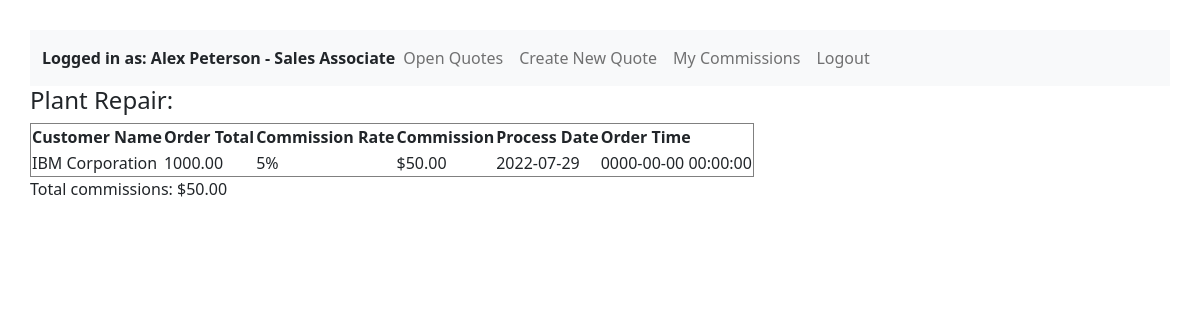
/html/myCommissions.php (signed in), run on the app's committed database.
### tables this page shows
CREATE TABLE PurchaseOrders(
    PurchaseID INT NOT NULL AUTO_INCREMENT,
    QuoteID INT,
    EmployeeID INT,
    CustomerID INT,
    OrderTotal DECIMAL(10, 2) NOT NULL,
    CustomerName VARCHAR(32),
    ProcessDate DATE NOT NULL DEFAULT CURRENT_DATE(),
    CommissionRate VARCHAR(3) NOT NULL,
    OrderTime TIMESTAMP NOT NULL,

    PRIMARY KEY (PurchaseID),
    FOREIGN KEY (QuoteID) REFERENCES Quotes (QuoteID),
    FOREIGN KEY (EmployeeID) REFERENCES Employees (EmployeeID)
    

);

### html/myCommissions.php (the view, shortened to what this page needs)
<!DOCTYPE html>
<html lang="en">
<head>
<link rel="stylesheet" href="../public/css/quote.css">
</head>
<body>
<?php
    try {
        include 'header.php';
        $pdo = connectdb();
        $result = $pdo->query("SELECT * FROM PurchaseOrders WHERE EmployeeID = {$_SESSION['userID']}");
        $orders = $result->fetchAll(PDO::FETCH_ASSOC);
        echo "<table border='1'>";
        echo "<tr>
            <th>Customer Name</th>
            <th>Order Total</th>
            <th>Commission Rate</th>
            <th>Commission</th>
            <th>Process Date</th>
            <th>Order Time</th>
        <tr>";
        $commissionTotal = (float)0.00;
        foreach ($orders as $order) {
            $commission = (float)$order['OrderTotal'] * 0.01 * $order['CommissionRate'];
            $commissionTotal += $commission;
            $commission = number_format($commission,2);
            echo "<tr>
                <td>{$order['CustomerName']}</td>
                <td>{$order['OrderTotal']}</td>
                <td>{$order['CommissionRate']}%</td>
                <td>\${$commission}</td>
                <td>{$order['ProcessDate']}</td>
                <td>{$order['OrderTime']}</td>
                </tr>";
        }
        echo "</table>";
        echo "Total commissions: $" . number_format($commissionTotal,2);
    }
    catch(PDOexception $e) {
        echo "Connection failed: " . $e->getMessage();
    }
?>
</body>
</html>

### html/header.php (shortened to what this page needs)
<!DOCTYPE html>
<html lang="en">
<head>
    <link href="https://cdn.jsdelivr.net/npm/bootstrap@5.0.2/dist/css/bootstrap.min.css" rel="stylesheet">
    <link rel="stylesheet" href="../public/css/quote.css">
</head>
<body>
    <nav class="navbar navbar-expand-lg navbar-light bg-light">
        <div class="container-fluid">
<?php
echo "<b> Logged in as: {$_SESSION['username']} - {$_SESSION['userType']}</b>";
echo "<ul class='navbar-nav me-auto mb-2 mb-lg-0'>";
if($_SESSION['userType'] == 'Sales Associate' || $_SESSION['userType'] == 'Superuser'){
    echo<<<HTML
                <li class="nav-item"><a class="nav-link" href='quotes.php?type=open'>Open Quotes</a></li>
                <li class="nav-item"><a class="nav-link" href='open.php'>Create New Quote</a></li>
                <li class="nav-item"><a class="nav-link" href='myCommissions.php'>My Commissions</a></li>
       HTML;
   }
?>
                <li class="nav-item"><a class="nav-link" href='logout.php'>Logout</a></li>
            </ul>
        </div>
    </nav>
    <h1>Plant Repair:</h1>

### public/css/quote.css (style rules this page uses)
body { text-align: left; margin: 30px; }
h1 { font-size:x-large; }

### data on the page
purchaseorders: CustomerName "IBM Corporation", OrderTotal "1000.00", CommissionRate "5", commission "50.00", ProcessDate "2022-07-29", OrderTime "0000-00-00 00:00:00"

### other printed values
$_SESSION['username'] "Alex Peterson"
$_SESSION['userType'] "Sales Associate"
$commissionTotal "50.00"
